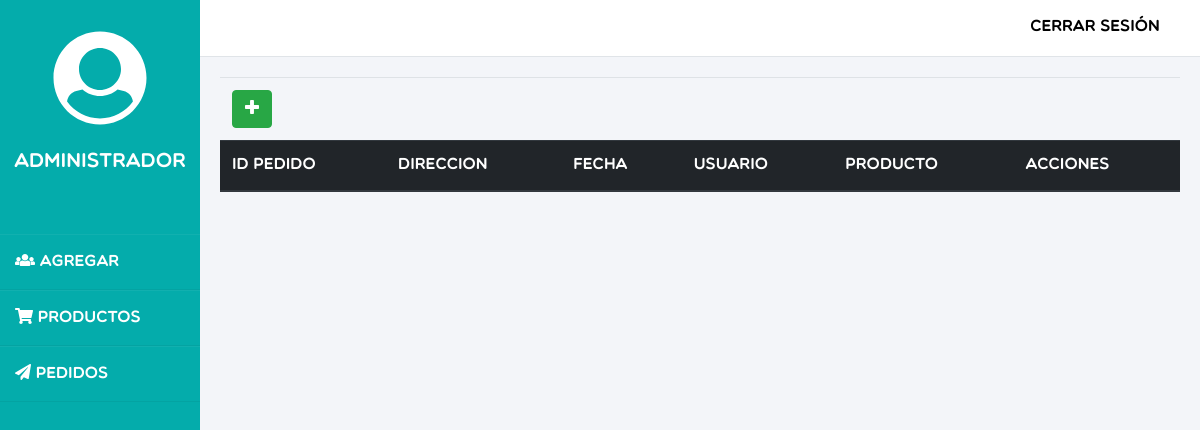
The page /admin/pedidos/pedido.php on the database as committed earlier.
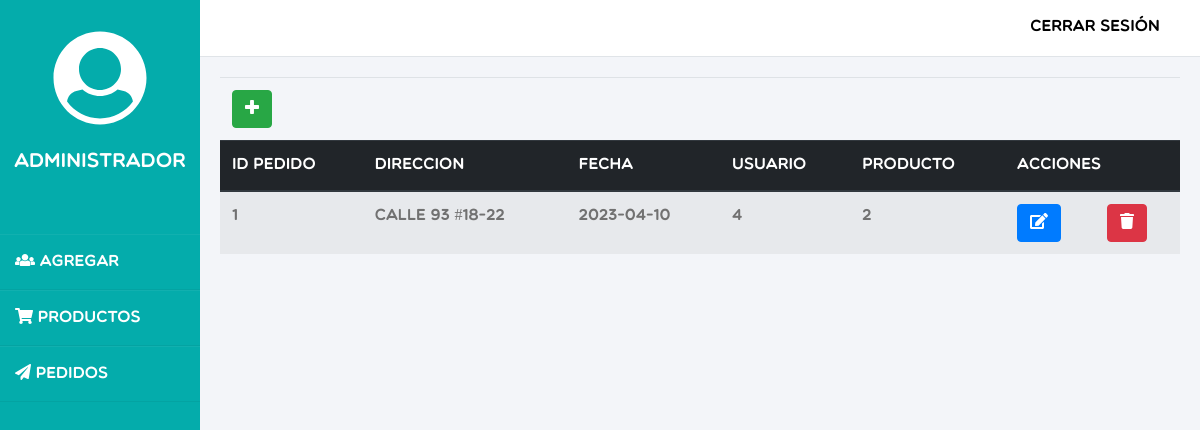
The same page on the database as committed later.
### tables this page shows
CREATE TABLE `pedido` (
  `id_pedido` int(11) NOT NULL,
  `direccion` varchar(45) DEFAULT NULL,
  `fecha` date DEFAULT NULL,
  `usuario_id_usuario` int(11) NOT NULL,
  `producto_id_producto` int(11) NOT NULL
);

### admin/pedidos/pedido.php (the view, shortened to what this page needs)
<?php
    include_once("../../conexion.php");
    $sentencia = $pdo->prepare("SELECT * FROM pedido");
    $sentencia->execute();
    $pedidos = $sentencia->fetchAll(PDO::FETCH_OBJ);
?>
<!DOCTYPE html>
<html lang="en">
<head>
    <link rel="stylesheet" href="../../css/bootstrap.css">
    <link rel="stylesheet" href="../../css/user.css">
</head>
<body>
    <div class="wrapper">
        <div class="sidebar">
            <section><i class="fas fa-user-circle fa-6x"></i>
                <br></br>
                <h5>Administrador</h5>
            </section>
            <ul>
                <li><a href="../admin.php"><i class="fas fa-users"></i> Agregar</a></li>
                <li><a href="../productos/producto.php"><i class="fas fa-shopping-cart"></i> Productos</a></li>
                <li><a href="pedido.php"><i class="fas fa-paper-plane"></i> Pedidos</a></li>
            </ul>
        </div>
        <div class="main_content">
            <div class="header">
                <ul>
                    <li class="nav">
                        <a class="exit" href="../../logout.php">
                            Cerrar Sesión
                        </a>
                    </li>
                </ul>
            </div>
            <div class="info">
                <table class="table table-striped">
                    <thead class="thead-dark">
                        <tr>
                            <td colspan="9"><button type="button" class="btn btn-success" data-toggle="modal"
                                    data-target="#exampleModal"><i class="fas fa-plus"></i></button></td>
                        </tr>
                        <tr>
                            <th>ID Pedido</th>
                            <th>Direccion</th>
                            <th>Fecha</th>
                            <th>Usuario</th>
                            <th>Producto</th>
                            <th colspan="2">Acciones</th>
                        </tr>
                    </thead>
                    <tbody>
                        <?php foreach($pedidos as $pedido){ ?>
                        <tr>
                            <td><?php echo $pedido->id_pedido ?></td>
                            <td><?php echo $pedido->direccion ?></td>
                            <td><?php echo $pedido->fecha ?></td>
                            <td><?php echo $pedido->usuario_id_usuario ?></td>
                            <td><?php echo $pedido->producto_id_producto ?></td>
                            <td><a href="<?php echo "editar.php?id_pedidio=" . $pedido->id_pedido?>"><button
                                        class="btn btn-primary"><i class="fas fa-edit"></i></button></a></td>
                            <td><a href="<?php echo "eliminar.php?id_pedido=" . $pedido->id_pedido?>"><button
                                        class="btn btn-danger"><i class="fas fa-trash"></i></button></a>
                            </td>
                        </tr>
                        <?php } ?>
                    </tbody>
                </table>
            </div>
        </div>
</body>
</html>

### css/user.css (style rules this page uses)
* { margin: 0; padding: 0; box-sizing: border-box; list-style: none; text-decoration: none; font-family: Multicolore; }
body { background-color: #f3f5f9; }
.wrapper { display: flex; position: relative; }
.wrapper .sidebar { width: 200px; height: 100%; background: #04acab; padding: 30px 0px; position: fixed; }
.wrapper .sidebar section { text-align: center; color: white; margin-bottom: 60px; }
.wrapper .sidebar ul li { padding: 15px; padding-left: 15px; border-bottom: 1px solid #bdb8d7; border-bottom: 1px solid rgba(0,0,0,0.05); border-top: 1px solid rgba(255,255,255,0.05); }
.wrapper .sidebar ul li a { color: white; display: block; }
.wrapper .main_content { width: 100%; margin-left: 200px; }
.wrapper .main_content .header { padding: 20px; background: #fff; color: #717171; border-bottom: 1px solid #e0e4e8; }
.main_content .header .nav .exit { cursor: pointer; width: 180PX; position: absolute; right: 15px; top: 15px; text-align: center; color: black; }
.wrapper .main_content .info { margin: 20px; color: #717171; line-height: 25px; }

Rows that differ between the two databases and show on the page:
added pedido: id_pedido "1", direccion "calle 93 #18-22", fecha "2023-04-10", usuario_id_usuario "4", producto_id_producto "2"
